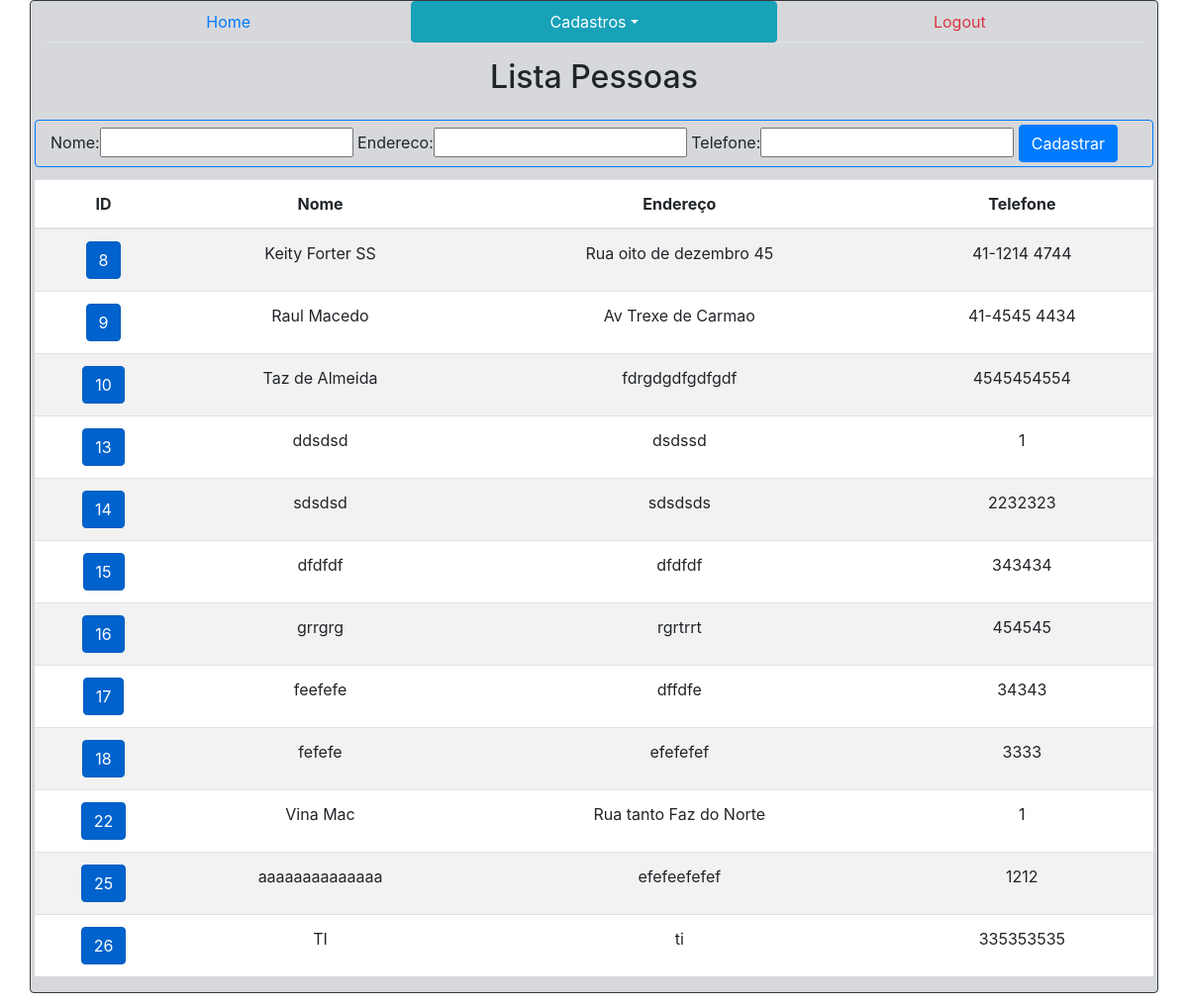
Screenshot of /sistema/pessoas/ (signed in) with the database file from the repository.
### core/models.py (models this page shows, shortened)
class Pessoa(models.Model):
	nome = models.CharField(max_length=50)
	endereco = models.CharField(max_length=100)
	telefone = models.CharField(max_length=20)

### core/views.py (the view)
# urls.py: path('pessoas/', lista_pessoas, name='core_lista_pessoas'),
@login_required
def lista_pessoas(request):
	pessoas = Pessoa.objects.all()
	form = PessoaForm()
	data = {'pessoas': pessoas, 'form': form}
	return render(request, 'core/lista_pessoas.html', data)

### core/forms.py
class PessoaForm(ModelForm):
	class Meta:
		model = Pessoa
		fields = '__all__'

### core/templates/core/lista_pessoas.html (shortened to what this page needs)
{% extends 'base.html' %}
{% load bootstrap %}
{% block menu %}
<div class="row mb-3">
	<div class="col-sm-12">
		<ul class="nav nav-tabs nav-justified">
			<li class="nav-item">
    			<a class="nav-link btn btn-outline-primary"
    			href="{% url 'core_home' %}">Home</a>
  			</li>
  			<li class="nav-item dropdown">
    			<a class="nav-link dropdown-toggle btn btn-outline-info active" data-toggle="dropdown" href="#" role="button" aria-haspopup="true" aria-expanded="false">Cadastros</a>
  			</li>
  			<li class="nav-item">
    			<a class="nav-link btn btn-outline-danger" href="/accounts/logout">Logout</a>
  			</li>
		</ul>
	</div>
</div>
{% endblock %}
{% block main %}
<div class="row mb-3">
	<div class="col-sm-12 text-center">
		<h2>Lista Pessoas</h2>
	</div>
</div>
<div class="row pl-1 pr-1 pb-1 mb-2">
	<div class="col-sm-12 border border-primary rounded pt-1 pb-1"
	style="max-height: 306px">
		<form class="" action="{% url 'core_cadastra_pessoas' %}"
		method="POST">
		{{ form|bootstrap }}
			<button class="btn btn-primary"
			type="submit">Cadastrar</button>
		</form>
	</div>
</div>
<div class="row">
	<div class="col-sm-12 pl-1 pr-1 text-center table-responsive">
		<table class="table table-striped">
  			<thead>
    			<tr>
      				<th scope="col">ID</th>
				    <th scope="col">Nome</th>
				    <th scope="col">Endereço</th>
				    <th scope="col">Telefone</th>
    			</tr>
  			</thead>
  			<tbody>
					{% for pessoa in pessoas %}
				<tr>
      				<th scope="row">
      					<a href="{% url 'core_update_pessoas' pessoa.id %}" class="btn btn-primary active"
						role="button" aria-pressed="true">
   						{{pessoa.id}}
  						</a>
      				</th>
      				<td>{{pessoa.nome}}</td>
      				<td>{{pessoa.endereco}}</td>
      				<td>{{pessoa.telefone}}</td>
    			</tr>
 					{% endfor %}
  			</tbody>
		</table>
   	</div>
</div>
{% endblock %}

### rows the page displays
Pessoa: id "8", nome "Keity Forter SS", endereco "Rua oito de dezembro 45", telefone "41-1214 4744"
Pessoa: id "9", nome "Raul Macedo", endereco "Av Trexe de Carmao", telefone "41-4545 4434"
Pessoa: id "10", nome "Taz de Almeida", endereco "fdrgdgdfgdfgdf", telefone "4545454554"
Pessoa: id "13", nome "ddsdsd", endereco "dsdssd", telefone "1"
Pessoa: id "14", nome "sdsdsd", endereco "sdsdsds", telefone "2232323"
Pessoa: id "15", nome "dfdfdf", endereco "dfdfdf", telefone "343434"
Pessoa: id "16", nome "grrgrg", endereco "rgrtrrt", telefone "454545"
Pessoa: id "17", nome "feefefe", endereco "dffdfe", telefone "34343"
Pessoa: id "18", nome "fefefe", endereco "efefefef", telefone "3333"
Pessoa: id "22", nome "Vina Mac", endereco "Rua tanto Faz do Norte", telefone "1"
Pessoa: id "25", nome "aaaaaaaaaaaaaa", endereco "efefeefefef", telefone "1212"
Pessoa: id "26", nome "TI", endereco "ti", telefone "335353535"
